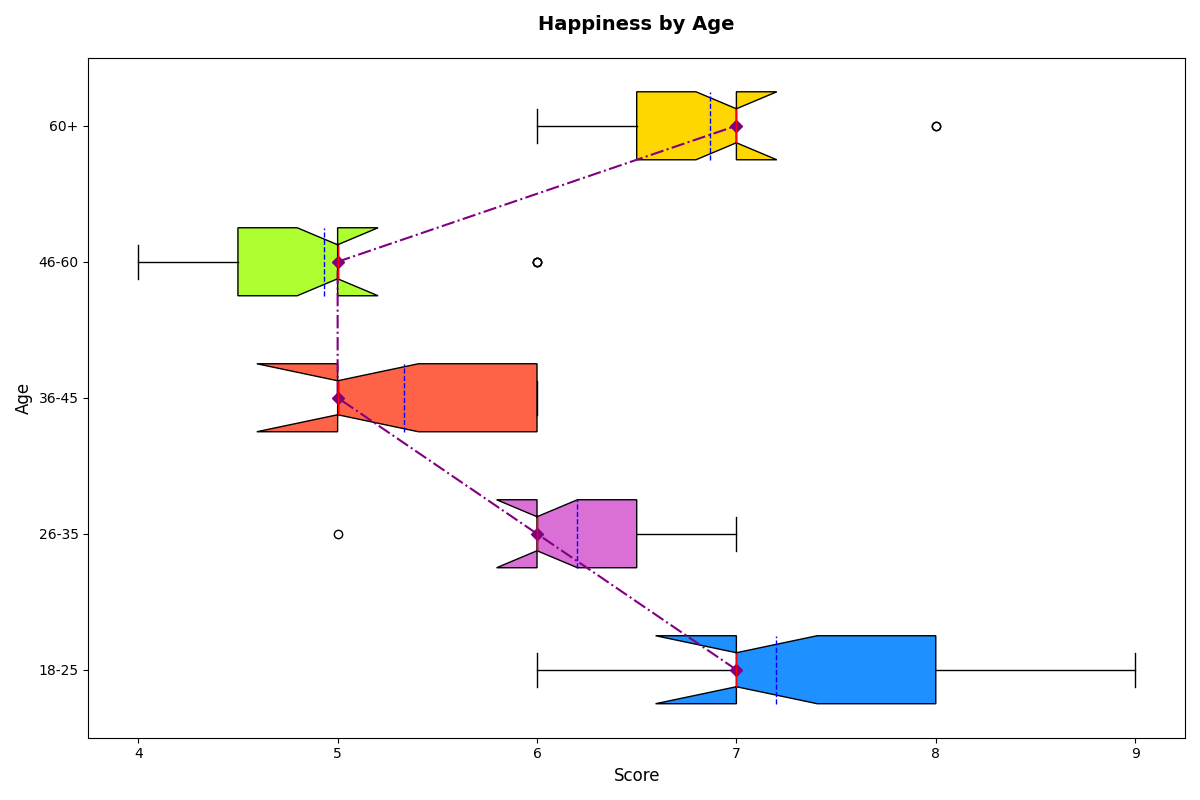

Recreate this plot in Python.
import matplotlib.pyplot as plt
import numpy as np

age_groups = ['18-25', '26-35', '36-45', '46-60', '60+']
happiness_data = [
    [8, 6, 7, 9, 6, 7, 7, 8, 7, 6, 8, 7, 8, 7, 7],  
    [6, 7, 6, 5, 7, 6, 6, 7, 6, 6, 6, 7, 6, 6, 6],  
    [5, 5, 5, 6, 5, 6, 6, 6, 5, 5, 6, 5, 5, 5, 5],  
    [4, 4, 5, 5, 5, 6, 5, 6, 5, 4, 5, 4, 6, 5, 5],  
    [6, 7, 7, 7, 7, 6, 7, 6, 8, 7, 7, 6, 7, 8, 7]
]

fig, ax = plt.subplots(figsize=(12, 8))
box = ax.boxplot(happiness_data, vert=False, patch_artist=True, labels=age_groups, notch=True, meanline=True, showmeans=True)

colors = ['#1E90FF', '#DA70D6', '#FF6347', '#ADFF2F', '#FFD700']
for patch, color in zip(box['boxes'], colors):
    patch.set_facecolor(color)

plt.setp(box['means'], color='blue')
plt.setp(box['medians'], color='red')

medians = [np.median(group) for group in happiness_data]
ax.plot(medians, range(1, len(age_groups) + 1), color='purple', marker='D', linestyle='-.')

ax.set_title('Happiness by Age', fontsize=14, fontweight='bold', pad=20)
ax.set_xlabel('Score', fontsize=12)
ax.set_ylabel('Age', fontsize=12)

plt.tight_layout()
plt.show()
